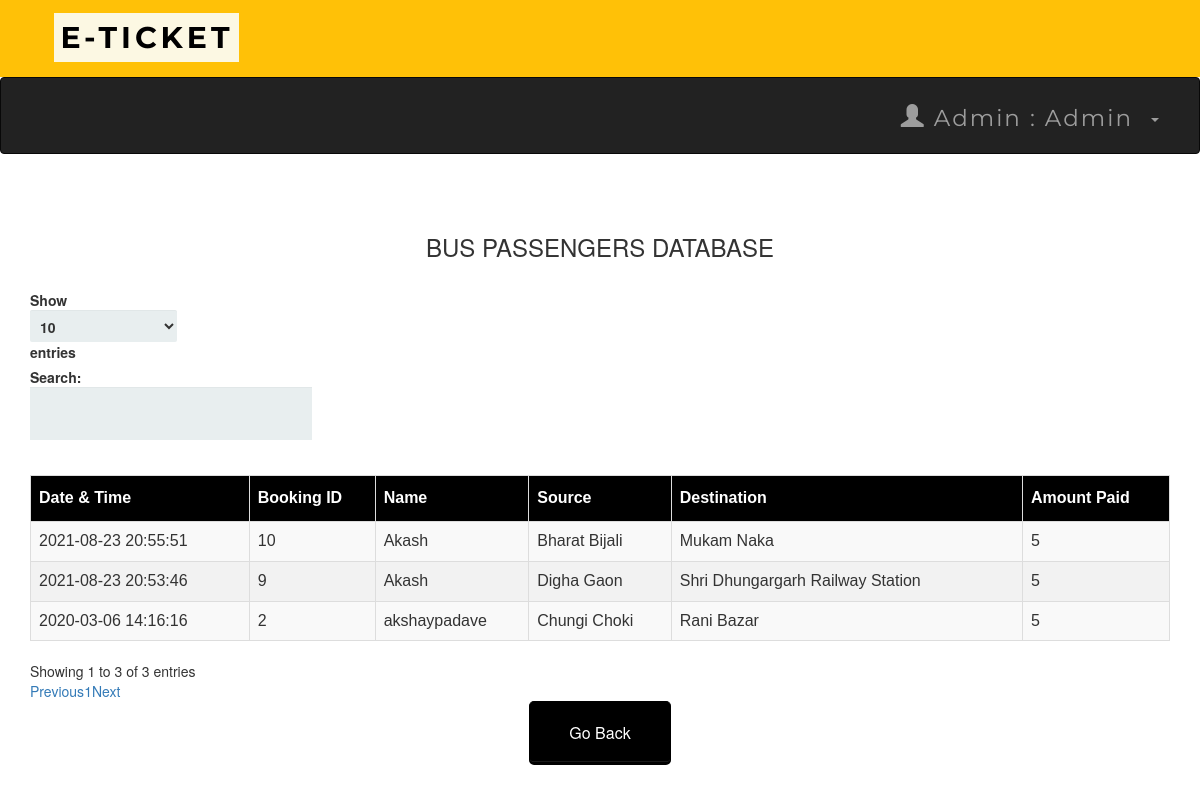
Page /adminbusdb.php (signed in) on the committed database.
### tables this page shows
CREATE TABLE `bustransactions` (
  `T_No.` int(10) NOT NULL,
  `email` varchar(50) NOT NULL,
  `source` varchar(50) NOT NULL,
  `dest` varchar(50) NOT NULL,
  `Name` varchar(50) NOT NULL,
  `Bus_No` int(11) NOT NULL,
  `NoOfpass` int(11) NOT NULL,
  `card_no` int(25) NOT NULL,
  `expmonth` int(2) NOT NULL,
  `expyear` int(2) NOT NULL,
  `cvv` int(3) NOT NULL,
  `pin` int(4) NOT NULL,
  `Date` datetime NOT NULL DEFAULT current_timestamp(),
  `Amt` int(10) NOT NULL
);

### adminbusdb.php (the view, shortened to what this page needs)
<?php
include 'connect.php' ;
include 'adminheader.php';
?>
 <!DOCTYPE html>
 <html>
 <link rel='stylesheet' href='index.css'>
      <head>
           <link rel="stylesheet" href="https://maxcdn.bootstrapcdn.com/bootstrap/3.3.6/css/bootstrap.min.css" />
           <link rel="stylesheet" href="https://cdn.datatables.net/1.10.12/css/dataTables.bootstrap.min.css" />
      </head>
      <body>
           <br /><br />
           <div class="container">
                <h3 align="center">BUS PASSENGERS DATABASE</h3>
                <br />
                <div class="table-responsive">
                     <table id="data" class="table table-striped table-bordered">
                          <thead>
                               <tr>
                                    <th> Date & Time</th>
                                    <th> Booking ID  </th>
                                    <th> Name </th>
                                    <th> Source </th>
                                    <th> Destination </th>
                                    <th> Amount Paid</th>
                               </tr>
                          </thead>
                          <tbody>
  <?php
   $result = mysqli_query($connect , "select * From bustransactions");
  while ($row = mysqli_fetch_assoc($result)):
  ?>
  <tr>
    <td><?php echo $row['Date']; ?></td>
    <td><?php echo $row['T_No.']; ?></td>
    <td><?php echo $row['Name']; ?></td>
    <td><?php echo $row['source']; ?></td>
    <td><?php echo $row['dest']; ?></td>
    <td><?php echo $row['Amt']; ?></td>
    </tr>
  <?php endwhile; ?>
</tbody>
                     </table>
                </div>
           </div>
      </body>
 </html>
<table align='center'>
<tr>
  <td><a href='admin.php'><button style="background-color: black ; border-color:black "  ><span style="color:white">Go Back </span> </button></a></td>
 </tr>

### adminheader.php (shortened to what this page needs)
<head>
  <link rel="stylesheet" href="https://maxcdn.bootstrapcdn.com/bootstrap/3.4.0/css/bootstrap.min.css">
  <link rel="stylesheet" href="https://maxcdn.bootstrapcdn.com/bootstrap/3.4.1/css/bootstrap.min.css">
   <link rel="stylesheet" href="https://maxcdn.bootstrapcdn.com/bootstrap/3.4.1/css/bootstrap.min.css">
</head>
<nav  class="navvvvvvbar navvvvvvbar-default navvvvvvbar-fixed-top">
      <div  class="  navvvvvvbar-brand navvvvvvbar-center"><b>&nbsp&nbsp&nbsp<mark>E-TICKET</mark></b>
</nav>
<nav class="navbar navbar-inverse">
  <div class="container-fluid">
    <div class="collapse navbar-collapse " id="myNavbar">
      <ul class="nav navbar-nav navbar-right">
         <li class="dropdown"><a class="dropdown-toggle" data-toggle="dropdown" href="#"><span class="glyphicon glyphicon-user"></span>
        Admin : <?php  echo " ". $_SESSION['name'] ."" ?> &nbsp<span class="caret"></span></a>
              </div>
    </div>
</nav>
</html>

### index.css (style rules this page uses)
*, *:before, *:after { -moz-box-sizing: border-box; -webkit-box-sizing: border-box; box-sizing: border-box; }
a { text-decoration:none; }
td { text-align: center; }
button { padding: 19px 39px 18px 39px; color: #FFF; background-color: #a8db34; font-size: 18px; text-align: center; font-style: normal; border-radius: 5px; width: 100%; border: 1px solid #71db34; border-width: 1px 1px 3px; box-shadow: 0 -1px 0 rgba(255,255,255,0.1) inset; margin-bottom: 10px; }

### adminheader.php (style rules this page uses)
.navbar { margin-bottom: 50px; border-radius: 0; font-family: Montserrat, sans-serif; margin-bottom: 0; border: 0; font-size: 23px !important; letter-spacing: 2px; opacity: 2; padding: 10px; }
.navvvvvvbar { font-family: Montserrat, sans-serif; margin-bottom: 0; background-color: #FFC107; border: 0; font-size: 30px !important; letter-spacing: 4px; text-align: left; padding: 17px; color:black; font-weight: 40000; }

### adminbusdb.php (style rules this page uses)
table#data { font-size:16px; font-family: "Trebuchet MS", Arial, Helvetica, sans-serif; border-collapse: collapse; border-spacing: 0; width: 100%; }
#data td, #data th { border: 1px solid #ddd; text-align: left; padding: 8px; }
#data tr:nth-child(even) { background-color: #f2f2f2 }
#data th { padding-top: 11px; padding-bottom: 11px; background-color: black; color: white; }

### rows in the picture
bustransactions: Date "2020-03-06 14:16:16", value "2", Name "akshaypadave", source "Chungi Choki", dest "Rani Bazar", Amt "5"
bustransactions: Date "2021-08-23 20:53:46", value "9", Name "Akash", source "Digha Gaon", dest "Shri Dhungargarh Railway Station", Amt "5"
bustransactions: Date "2021-08-23 20:55:51", value "10", Name "Akash", source "Bharat Bijali", dest "Mukam Naka", Amt "5"

### other values in the picture
$_SESSION['name'] "Admin"
